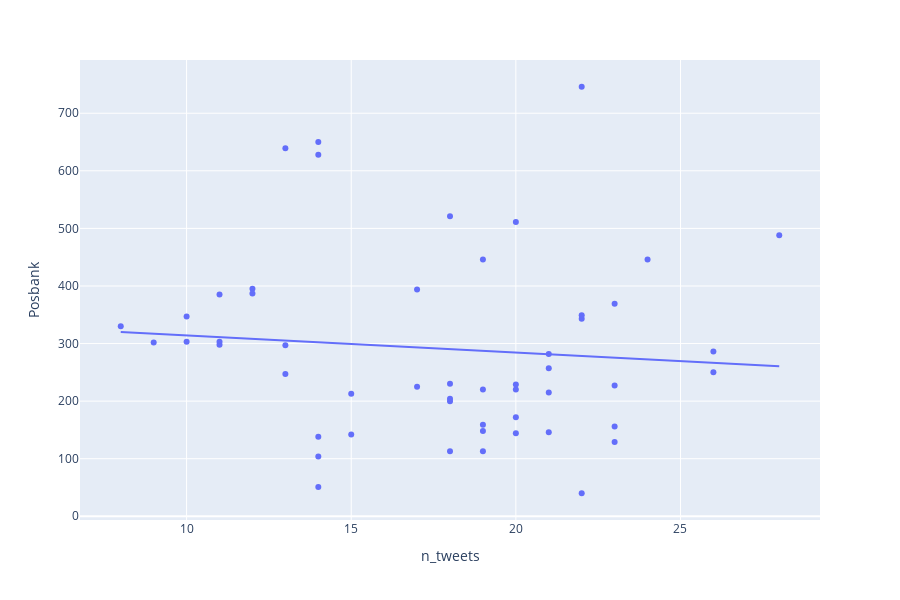

The code cell stored with this chart in its notebook:
### Code cell
# Is there any relation between tweets and visitors on the posbank?
px.scatter(weather_visitors, x='n_tweets', y='Posbank', trendline='ols')

### Figure 1 — Plotly figure (JSON) as saved in the notebook; plotly's stock layout.template omitted (floating-point values rounded to 4 significant figures)
{"data": [{"hoverlabel": {"namelength": 0}, "hovertemplate": "n_tweets=%{x}<br>Posbank=%{y}", "legendgroup": "", "marker": {"color": "#636efa", "symbol": "circle"}, "mode": "markers", "name": "", "showlegend": false, "type": "scatter", "x": [19, 13, 11, 18, 12, 14, 23, 13, 14, 18, 14, 12, 13, 11, 10, 10, 11, 8, 15, 23, 19, 26, 26, 23, 14, 20, 20, 20, 20, 22, 28, 21, 18, 15, 21, 21, 21, 19, 22, 24, 19, 23, 14, 22, 9, 17, 18, 19, 17, 20, 18, 22], "xaxis": "x", "y": [220, 297, 303, 521, 395, 104, 227, 247, 138, 230, 650, 387, 639, 298, 347, 303, 385, 330, 142, 129, 148, 286, 250, 369, 628, 220, 172, 229, 511, 343, 488, 146, 204, 213, 215, 257, 282, 446, 746, 446, 113, 156, 51, 40, 302, 394, 113, 159, 225, 144, 200, 349], "yaxis": "y"}, {"hoverlabel": {"namelength": 0}, "hovertemplate": "<b>OLS trendline</b><br>Posbank = -2.980819 * n_tweets + 343.833722<br>R<sup>2</sup>=0.008254<br><br>n_tweets=%{x}<br>Posbank=%{y} <b>(trend)</b>", "legendgroup": "", "marker": {"color": "#636efa", "symbol": "circle"}, "mode": "lines", "name": "", "showlegend": false, "type": "scatter", "x": [8, 9, 10, 10, 11, 11, 11, 12, 12, 13, 13, 13, 14, 14, 14, 14, 14, 15, 15, 17, 17, 18, 18, 18, 18, 18, 19, 19, 19, 19, 19, 20, 20, 20, 20, 20, 21, 21, 21, 21, 22, 22, 22, 22, 23, 23, 23, 23, 24, 26, 26, 28], "xaxis": "x", "y": [320.0, 317.0, 314.0, 314.0, 311.0, 311.0, 311.0, 308.1, 308.1, 305.1, 305.1, 305.1, 302.1, 302.1, 302.1, 302.1, 302.1, 299.1, 299.1, 293.2, 293.2, 290.2, 290.2, 290.2, 290.2, 290.2, 287.2, 287.2, 287.2, 287.2, 287.2, 284.2, 284.2, 284.2, 284.2, 284.2, 281.2, 281.2, 281.2, 281.2, 278.3, 278.3, 278.3, 278.3, 275.3, 275.3, 275.3, 275.3, 272.3, 266.3, 266.3, 260.4], "yaxis": "y"}], "layout": {"height": 600, "legend": {"tracegroupgap": 0}, "margin": {"t": 60}, "xaxis": {"anchor": "y", "domain": [0, 1], "title": {"text": "n_tweets"}}, "yaxis": {"anchor": "x", "domain": [0, 1], "title": {"text": "Posbank"}}}}
